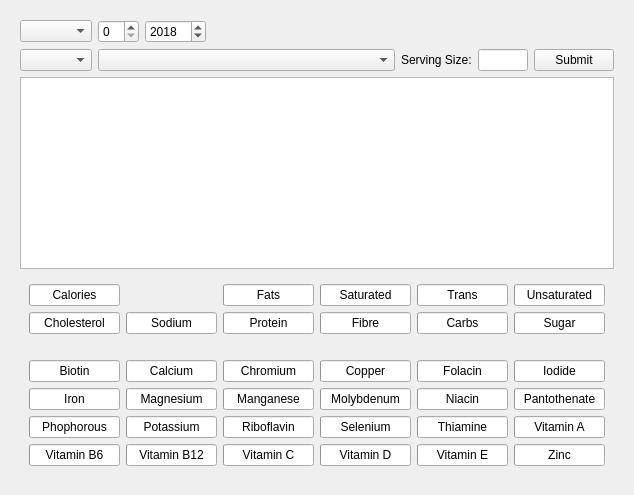
      <widget class="QWidget" name="intakeTab">
       <attribute name="title">
        <string>Intake</string>
       </attribute>
       <layout class="QVBoxLayout" name="verticalLayout_2">
        <item>
         <widget class="QWidget" name="intakeWidget" native="true">
          <layout class="QVBoxLayout" name="verticalLayout_3">
           <item>
            <widget class="QWidget" name="dateInputWidget" native="true">
             <layout class="QHBoxLayout" name="horizontalLayout_4">
              <property name="leftMargin">
               <number>0</number>
              </property>
              <property name="topMargin">
               <number>0</number>
              </property>
              <property name="rightMargin">
               <number>0</number>
              </property>
              <property name="bottomMargin">
               <number>0</number>
              </property>
              <item>
               <widget class="QComboBox" name="monthComboBox"/>
              </item>
              <item>
               <widget class="QSpinBox" name="daySpinBox"/>
              </item>
              <item>
               <widget class="QSpinBox" name="yearSpinBox">
                <property name="maximum">
                 <number>10000</number>
                </property>
                <property name="value">
                 <number>2018</number>
                </property>
               </widget>
              </item>
              <item>
               <spacer name="horizontalSpacer">
                <property name="orientation">
                 <enum>Qt::Horizontal</enum>
                </property>
                <property name="sizeHint" stdset="0">
                 <size>
                  <width>40</width>
                  <height>20</height>
                 </size>
                </property>
               </spacer>
              </item>
             </layout>
            </widget>
           </item>
           <item>
            <widget class="QWidget" name="intakeInputsWidget" native="true">
             <property name="sizePolicy">
              <sizepolicy hsizetype="Preferred" vsizetype="Preferred">
               <horstretch>0</horstretch>
               <verstretch>0</verstretch>
              </sizepolicy>
             </property>
             <layout class="QHBoxLayout" name="horizontalLayout_5">
              <property name="leftMargin">
               <number>0</number>
              </property>
              <property name="topMargin">
               <number>0</number>
              </property>
              <property name="rightMargin">
               <number>0</number>
              </property>
              <property name="bottomMargin">
               <number>0</number>
              </property>
              <item>
               <widget class="QComboBox" name="intakeCategoryComboBox">
                <property name="sizePolicy">
                 <sizepolicy hsizetype="Preferred" vsizetype="Fixed">
                  <horstretch>0</horstretch>
                  <verstretch>0</verstretch>
                 </sizepolicy>
                </property>
               </widget>
              </item>
              <item>
               <widget class="QComboBox" name="foodNameComboBox">
                <property name="sizePolicy">
                 <sizepolicy hsizetype="Expanding" vsizetype="Fixed">
                  <horstretch>0</horstretch>
                  <verstretch>0</verstretch>
                 </sizepolicy>
                </property>
               </widget>
              </item>
              <item>
               <widget class="QLabel" name="intakeSizeLabel">
                <property name="text">
                 <string>Serving Size:</string>
                </property>
               </widget>
              </item>
              <item>
               <widget class="QLineEdit" name="intakeSizeLineEdit">
                <property name="sizePolicy">
                 <sizepolicy hsizetype="Fixed" vsizetype="Fixed">
                  <horstretch>0</horstretch>
                  <verstretch>0</verstretch>
                 </sizepolicy>
                </property>
                <property name="maximumSize">
                 <size>
                  <width>50</width>
                  <height>16777215</height>
                 </size>
                </property>
               </widget>
              </item>
              <item>
               <widget class="QPushButton" name="submitIntakeButton">
                <property name="sizePolicy">
                 <sizepolicy hsizetype="Preferred" vsizetype="Fixed">
                  <horstretch>0</horstretch>
                  <verstretch>0</verstretch>
                 </sizepolicy>
                </property>
                <property name="autoFillBackground">
                 <bool>false</bool>
                </property>
                <property name="styleSheet">
                 <string notr="true"/>
                </property>
                <property name="text">
                 <string>Submit</string>
                </property>
                <property name="flat">
                 <bool>false</bool>
                </property>
               </widget>
              </item>
             </layout>
            </widget>
           </item>
           <item>
            <widget class="QTableView" name="intakeTableView">
             <property name="sizePolicy">
              <sizepolicy hsizetype="Expanding" vsizetype="Expanding">
               <horstretch>0</horstretch>
               <verstretch>0</verstretch>
              </sizepolicy>
             </property>
            </widget>
           </item>
           <item>
            <widget class="QWidget" name="totalsWidget" native="true">
             <property name="sizePolicy">
              <sizepolicy hsizetype="Preferred" vsizetype="Preferred">
               <horstretch>0</horstretch>
               <verstretch>0</verstretch>
              </sizepolicy>
             </property>
             <layout class="QGridLayout" name="gridLayout_8">
              <item row="2" column="4">
               <widget class="QProgressBar" name="carbsProgressBar">
                <property name="value">
                 <number>0</number>
                </property>
                <property name="format">
                 <string>Carbs</string>
                </property>
               </widget>
              </item>
              <item row="1" column="4">
               <widget class="QProgressBar" name="transProgressBar">
                <property name="value">
                 <number>0</number>
                </property>
                <property name="format">
                 <string>Trans</string>
                </property>
               </widget>
              </item>
              <item row="1" column="5">
               <widget class="QProgressBar" name="unsaturatedProgressBar">
                <property name="value">
                 <number>0</number>
                </property>
                <property name="format">
                 <string>Unsaturated</string>
                </property>
               </widget>
              </item>
              <item row="8" column="1">
               <widget class="QProgressBar" name="potassiumProgressBar">
                <property name="value">
                 <number>0</number>
                </property>
                <property name="format">
                 <string>Potassium</string>
                </property>
               </widget>
              </item>
              <item row="9" column="0">
               <widget class="QProgressBar" name="vitaminB6ProgressBar">
                <property name="value">
                 <number>0</number>
                </property>
                <property name="format">
                 <string>Vitamin B6</string>
                </property>
               </widget>
              </item>
              <item row="8" column="3">
               <widget class="QProgressBar" name="seleniumProgressBar">
                <property name="value">
                 <number>0</number>
                </property>
                <property name="format">
                 <string>Selenium</string>
                </property>
               </widget>
              </item>
              <item row="6" column="0">
               <widget class="QProgressBar" name="biotinProgressBar">
                <property name="value">
                 <number>0</number>
                </property>
                <property name="format">
                 <string>Biotin</string>
                </property>
               </widget>
              </item>
              <item row="6" column="3">
               <widget class="QProgressBar" name="copperProgressBar">
                <property name="value">
                 <number>0</number>
                </property>
                <property name="format">
                 <string>Copper</string>
                </property>
               </widget>
              </item>
              <item row="2" column="2">
               <widget class="QProgressBar" name="proteinProgressBar">
                <property name="value">
                 <number>0</number>
                </property>
                <property name="format">
                 <string>Protein</string>
                </property>
               </widget>
              </item>
              <item row="1" column="3">
               <widget class="QProgressBar" name="saturatedProgressBar">
                <property name="value">
                 <number>0</number>
                </property>
                <property name="format">
                 <string>Saturated</string>
                </property>
               </widget>
              </item>
              <item row="9" column="1">
               <widget class="QProgressBar" name="vitaminB12ProgressBar">
                <property name="value">
                 <number>0</number>
                </property>
                <property name="format">
                 <string>Vitamin B12</string>
                </property>
               </widget>
              </item>
              <item row="6" column="5">
               <widget class="QProgressBar" name="iodideProgressBar">
                <property name="value">
                 <number>0</number>
                </property>
                <property name="format">
                 <string>Iodide</string>
                </property>
               </widget>
              </item>
              <item row="9" column="2">
               <widget class="QProgressBar" name="vitaminCProgressBar">
                <property name="value">
                 <number>0</number>
                </property>
                <property name="format">
                 <string>Vitamin C</string>
                </property>
               </widget>
              </item>
              <item row="2" column="1">
               <widget class="QProgressBar" name="sodiumProgressBar">
                <property name="value">
                 <number>0</number>
                </property>
                <property name="format">
                 <string>Sodium</string>
                </property>
               </widget>
              </item>
              <item row="7" column="5">
               <widget class="QProgressBar" name="pantothenateProgressBar">
                <property name="value">
                 <number>0</number>
                </property>
                <property name="format">
                 <string>Pantothenate</string>
                </property>
               </widget>
              </item>
              <item row="9" column="4">
               <widget class="QProgressBar" name="vitaminEProgressBar">
                <property name="value">
                 <number>0</number>
                </property>
                <property name="format">
                 <string notr="true">Vitamin E</string>
                </property>
               </widget>
              </item>
              <item row="8" column="4">
               <widget class="QProgressBar" name="thiamineProgressBar">
                <property name="value">
                 <number>0</number>
                </property>
                <property name="format">
                 <string notr="true">Thiamine</string>
                </property>
               </widget>
              </item>
              <item row="6" column="4">
               <widget class="QProgressBar" name="folacinProgressBar">
                <property name="value">
                 <number>0</number>
                </property>
                <property name="format">
                 <string notr="true">Folacin</string>
                </property>
               </widget>
              </item>
              <item row="2" column="0">
               <widget class="QProgressBar" name="cholesterolProgressBar">
                <property name="value">
                 <number>0</number>
                </property>
                <property name="format">
                 <string notr="true">Cholesterol</string>
                </property>
               </widget>
              </item>
              <item row="6" column="1">
               <widget class="QProgressBar" name="calciumProgressBar">
                <property name="value">
                 <number>0</number>
                </property>
                <property name="format">
                 <string>Calcium</string>
                </property>
               </widget>
              </item>
              <item row="7" column="3">
               <widget class="QProgressBar" name="molybdenumProgressBar">
                <property name="value">
                 <number>0</number>
                </property>
                <property name="format">
                 <string>Molybdenum</string>
                </property>
               </widget>
              </item>
              <item row="6" column="2">
               <widget class="QProgressBar" name="chromiumProgressBar">
                <property name="value">
                 <number>0</number>
                </property>
                <property name="format">
                 <string>Chromium</string>
                </property>
               </widget>
              </item>
              <item row="8" column="5">
               <widget class="QProgressBar" name="vitaminAProgressBar">
                <property name="value">
                 <number>0</number>
                </property>
                <property name="format">
                 <string>Vitamin A</string>
                </property>
               </widget>
              </item>
              <item row="7" column="4">
               <widget class="QProgressBar" name="niacinProgressBar">
                <property name="value">
                 <number>0</number>
                </property>
                <property name="format">
                 <string notr="true">Niacin</string>
                </property>
               </widget>
              </item>
              <item row="2" column="3">
               <widget class="QProgressBar" name="fibreProgressBar">
                <property name="value">
                 <number>0</number>
                </property>
                <property name="format">
                 <string>Fibre</string>
                </property>
               </widget>
              </item>
              <item row="9" column="5">
               <widget class="QProgressBar" name="zincProgressBar">
                <property name="value">
                 <number>0</number>
                </property>
                <property name="format">
                 <string>Zinc</string>
                </property>
               </widget>
              </item>
              <item row="4" column="0">
               <widget class="QLabel" name="spacerLabel_3">
                <property name="enabled">
                 <bool>false</bool>
                </property>
                <property name="text">
                 <string/>
                </property>
               </widget>
              </item>
              <item row="7" column="1">
               <widget class="QProgressBar" name="magnesiumProgressBar">
                <property name="value">
                 <number>0</number>
                </property>
                <property name="format">
                 <string>Magnesium</string>
                </property>
               </widget>
              </item>
              <item row="1" column="2">
               <widget class="QProgressBar" name="fatProgressBar">
                <property name="value">
                 <number>0</number>
                </property>
                <property name="format">
                 <string>Fats</string>
                </property>
               </widget>
              </item>
              <item row="7" column="2">
               <widget class="QProgressBar" name="manganeseProgressBar">
                <property name="value">
                 <number>0</number>
                </property>
                <property name="format">
                 <string>Manganese</string>
                </property>
               </widget>
              </item>
              <item row="1" column="0">
               <widget class="QProgressBar" name="caloriesProgressBar">
                <property name="value">
                 <number>0</number>
                </property>
                <property name="format">
                 <string>Calories</string>
                </property>
               </widget>
              </item>
              <item row="8" column="0">
               <widget class="QProgressBar" name="phosphorousProgressBar">
                <property name="value">
                 <number>0</number>
                </property>
                <property name="format">
                 <string>Phophorous</string>
                </property>
               </widget>
              </item>
              <item row="8" column="2">
               <widget class="QProgressBar" name="riboflavinProgressBar">
                <property name="value">
                 <number>0</number>
                </property>
                <property name="format">
                 <string>Riboflavin</string>
                </property>
               </widget>
              </item>
              <item row="7" column="0">
               <widget class="QProgressBar" name="ironProgressBar">
                <property name="value">
                 <number>0</number>
                </property>
                <property name="format">
                 <string>Iron</string>
                </property>
               </widget>
              </item>
              <item row="9" column="3">
               <widget class="QProgressBar" name="vitaminDProgressBar">
                <property name="value">
                 <number>0</number>
                </property>
                <property name="format">
                 <string>Vitamin D</string>
                </property>
               </widget>
              </item>
              <item row="2" column="5">
               <widget class="QProgressBar" name="sugarProgressBar">
                <property name="value">
                 <number>0</number>
                </property>
                <property name="format">
                 <string>Sugar</string>
                </property>
               </widget>
              </item>
             </layout>
            </widget>
           </item>
          </layout>
         </widget>
        </item>
       </layout>
      </widget>
